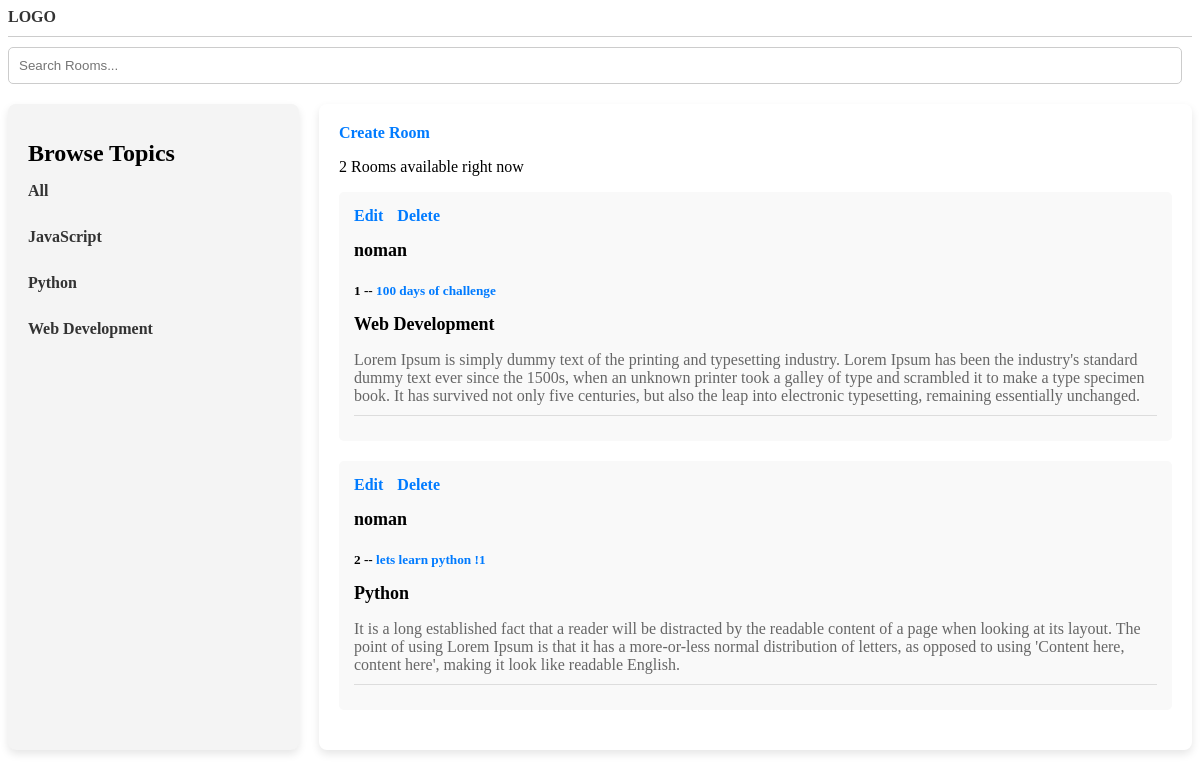
The app's page /, older data.
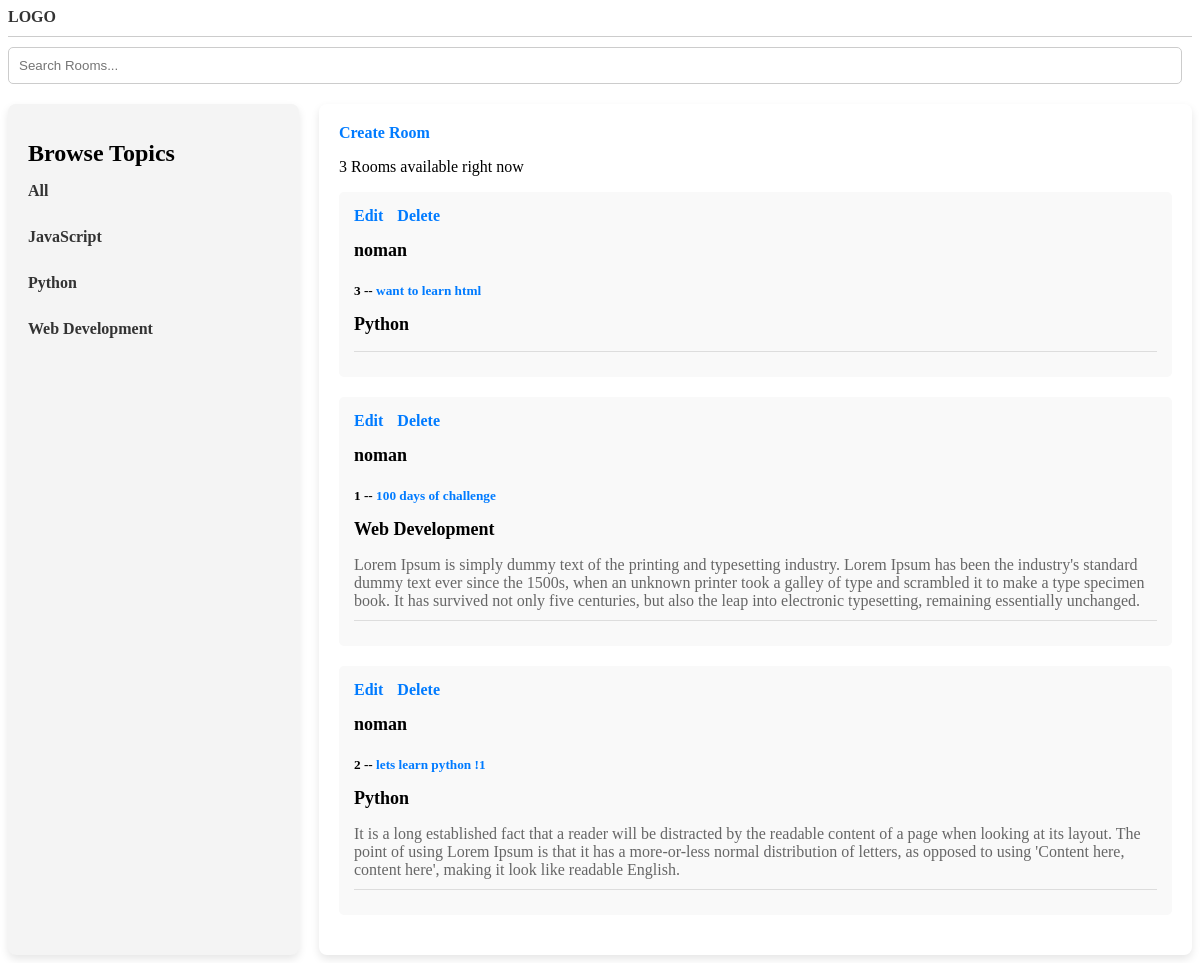
The same page, newer data.
### base/models.py (models this page shows, shortened)
class Topic(models.Model):
    name = models.CharField(max_length=200)
    def __str__(self):
        return self.name

class Room(models.Model):
    host = models.ForeignKey(User, on_delete= models.SET_NULL , null=True)
    topic = models.ForeignKey(Topic, on_delete= models.SET_NULL , null=True)
    name = models.CharField(max_length=200)
    description = models.TextField(null=True, blank=True)
    updated = models.DateTimeField(auto_now=True)
    created = models.DateTimeField(auto_now_add=True)
    class Meta:
        ordering = ['-updated','-created']

### base/views.py (the view)
# urls.py: path('' , views.homepage , name = 'home'),
def homepage(request):
    q = request.GET.get('q') if request.GET.get('q') != None else ''
    rooms = Room.objects.filter(
        Q(topic__name__icontains=q) |
        Q(name__icontains=q) |
        Q(description__icontains=q)
    )
    topic = Topic.objects.all()
    room_count = rooms.count()
    context = {'rooms' : rooms , 'topic':topic , 'room_count': room_count}
    return render(request, 'base/home.html', context)

### base/templates/base/home.html (shortened to what this page needs)
{% extends "main.html" %}
{% block content %}
    <div class="home-container">
        <div class="topics-column">
            <h1>Browse Topics</h1>
            <div class="topics-list">
                <a href="{% url 'home' %}">All</a><br/>
                {% for topic in topic %}
                    <a href="{% url 'home' %}?q={{topic.name}}">{{topic.name}}</a><br/>
                {% endfor %}
            </div>
        </div>
        <div class="rooms-column">
            <a href="{% url 'create-room' %}">Create Room</a>
            <p>{{room_count}} Rooms available right now</p>
            <div class="room-list">
                {% for room in rooms %}
                    <div class="room-item">
                        <a href="{% url 'update-room' room.id %}">Edit</a>
                        <a href="{% url 'delete-room' room.id %}">Delete</a>
                        <h2>{{ room.host.username }}</h2>
                        <h5>{{ room.id }} -- <a href="{% url 'room' room.id %}">{{ room.name }}</a></h5>
                        <h2>{{ room.topic }}</h2>
                        <p>{{ room.description }}</p>
                        <hr>
                    </div>
                {% endfor %}
            </div>
        </div>
    </div>
{% endblock content %}

Row changes from the older to the newer data that the page shows:
added Room: host.username "noman", id "3", name "want to learn html", topic "Python"
Text that changed along with them:
{{ room_count }}: "2" → "3"
